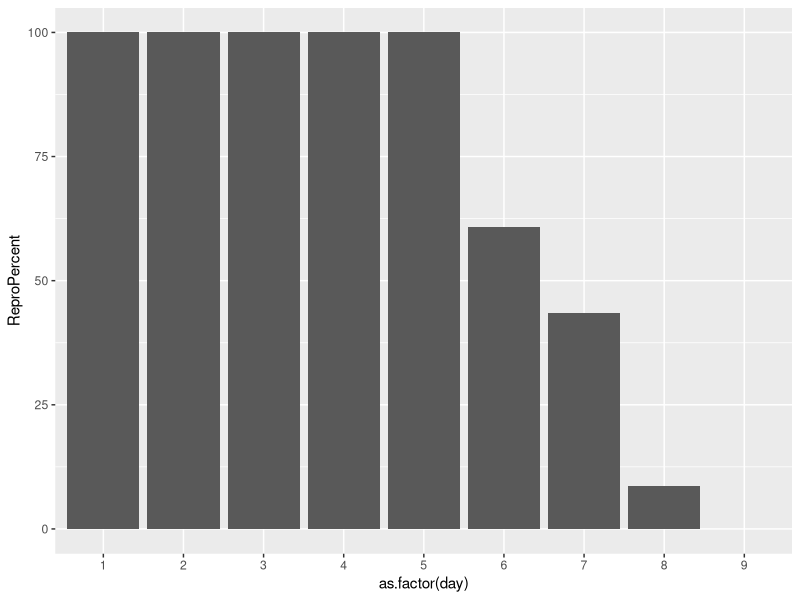
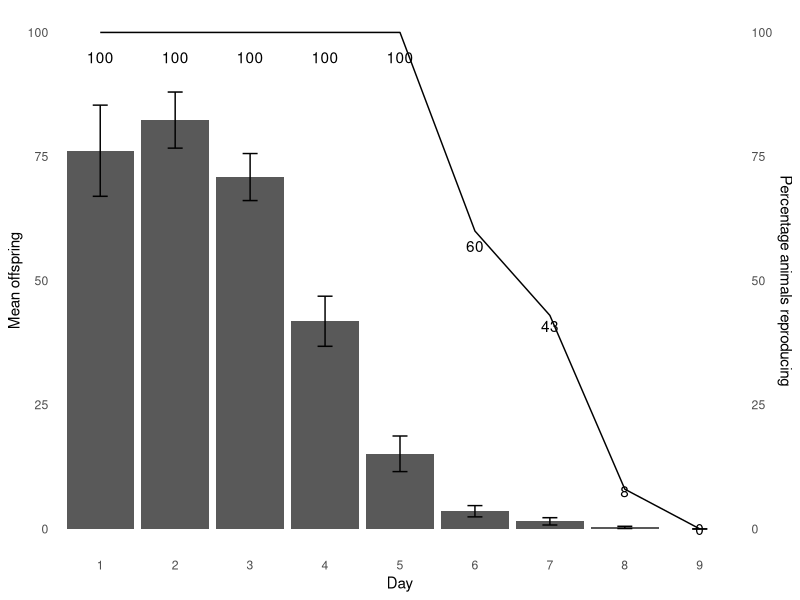

Write R code to recreate these figures, in order.
setwd("C:/Users/echod/Documents/R_figures")

library(ggplot2)
library(dplyr)
library(plotrix)
library(rstatix)


repro <- read.csv("reproductive_span_briggsae_ggplot.csv")
head(repro)
df_repro <- as.data.frame(repro)


#generating the se's
avgdData <- (df_repro 
             %>% group_by(day) 
             %>% get_summary_stats(offspring, type = "mean_se")
) 


#first make a table with true or false, depending on if values are above 0
reproPercent <- repro |> 
  mutate(day = factor(day), Repro = ifelse(offspring > 0, T, F))  |> 
  group_by(day) |>
  dplyr:::summarize(ReproPercent = (sum(Repro)/length(Repro)*100))

#add a column with the percentage reproducing per day
avgdData$percent <- floor(reproPercent$ReproPercent)

# put the ratio reproducing in a graph
ggplot(data=(reproPercent), aes(x=as.factor(day), y = ReproPercent))+
         geom_col()


#make the plot with avdgData
ggplot(avgdData) +
  geom_bar(aes(x=as.factor(day), y=mean), stat="identity")+
  geom_errorbar(aes(x=as.factor(day), y = mean, ymin=mean-se, ymax=mean+se), width=.2)+
  geom_line(aes(x=day, y=percent),stat="identity")+
  geom_text(aes(label=percent, x=day, y=0.95*percent), colour="black")+
  scale_y_continuous(sec.axis = sec_axis(~., name= "Percentage animals reproducing"))+
  xlab("Day")+ 
  ylab("Mean offspring")+
  theme_minimal() +
  theme (
        panel.grid.major = element_blank(),
        panel.grid.minor = element_blank(),
        panel.border = element_blank(),
        panel.background = element_blank()) 
  